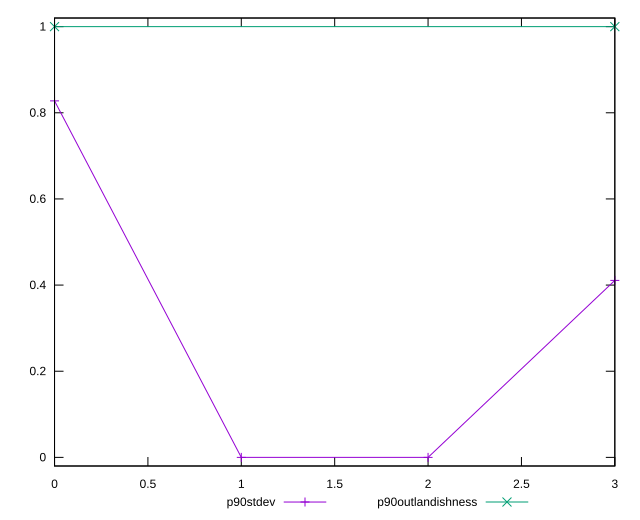

The script that saved this image:
reset

$p90Stdev <<EOF
0 0.8276634031793679
1 0
2 0
3 0.4108613659327014
EOF

$p90Outlandishness <<EOF
0 1.000015365380342
3 1.0000111887895722
EOF

set key outside below
set xrange [0:3]
set yrange [-0.02000030730760684:1.020015672687949]
set trange [-0.02000030730760684:1.020015672687949]
set terminal svg size 640, 520 enhanced background rgb 'white'
set output "reports/report_00032_2021-02-25T10-28-15.087Z/uses-long-cache-ttl/progression/stddev.svg"

plot $p90Stdev title "p90stdev" with linespoints, \
     $p90Outlandishness title "p90outlandishness" with linespoints

reset
